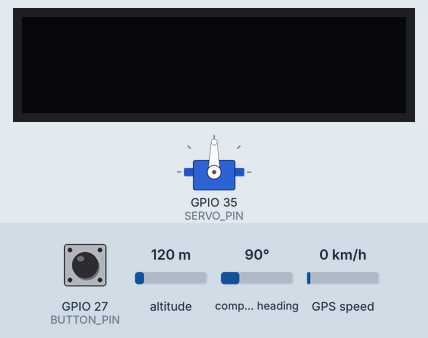
The program below on a simulated ESP32. Parts: servo, 128×32 one-colour display. The test bench sets the inputs (shaded band); at power-on: GPIO 27 (BUTTON_PIN) LOW, altitude 120 m, compass heading 90°, GPS speed 0 km/h. Storage starts empty; EEPROM starts erased; the GPS gets a fix after 3 s at 37.7749, -122.4194 with 8 satellites.

Above: at 2.2 s.
2.3 s: GPIO 27 (BUTTON_PIN) pulled HIGH for 3.2 s
At 3.6 s:
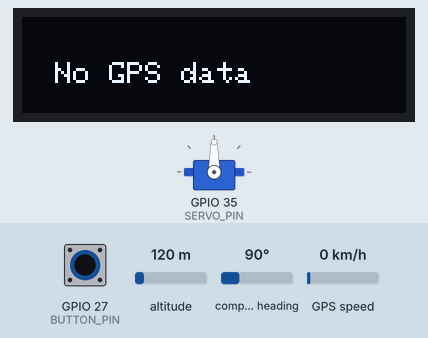
7.0 s: GPIO 27 (BUTTON_PIN) pulsed HIGH 2 times (0.12 s each, 0.3 s apart)
At 8.6 s:
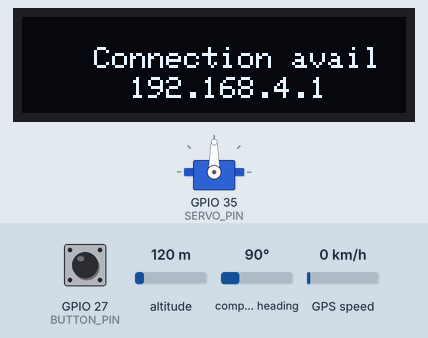
9.1 s: GPIO 27 (BUTTON_PIN) pulsed HIGH 5 times (0.12 s each, 0.3 s apart)
At 10.0 s:
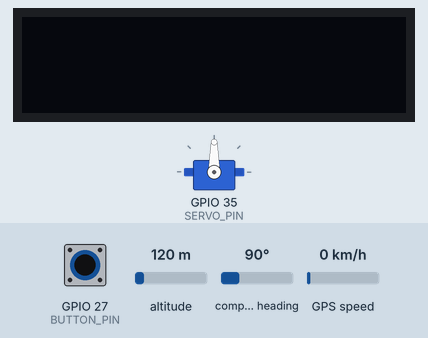
Timing chart, 0 to 12.1 s (numbered marks = the images above; inputs shaded):
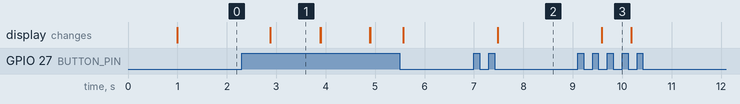

Measured:
- after the input at 2.3 s, the display: changes after 0.58 s (image 1)
- after the input at 7.0 s, the display: changes after 0.48 s (image 2)
- after the input at 9.1 s, the display: changes after 0.48 s (image 3)
- what the display in image 1 shows lasts 1.0 s, from 2.9 s to 3.9 s

The program:

main.cpp
```cpp
#include "config.h"
#include "nvs.h"
#include "oled.h"
#include "server.h"

#include <Arduino.h>
#include <ESP32Servo.h>
#include <HardwareSerial.h>
#include <OneButton.h>
#include <TinyGPS++.h>

void toggleServer();
void lock();
void unlock();
void displayInfo();
void displaySleep();
void printData();
void printNoData();
double distFromTgt(double currLat, double currLng);

TinyGPSPlus gps;
HardwareSerial gpsSerial(2);
Servo servo;
OneButton button(BUTTON_PIN, false, false);

bool wifiConnected = false;

double targetLat;
double targetLng;
double targetRange;

void setup() {
    lock();
    gpsSerial.begin(GPS_BAUD, SERIAL_8N1, GPS_RX_PIN, GPS_TX_PIN);
    oledInit();

    button.setPressTicks(500);
    button.attachDoubleClick(toggleServer);
    button.attachDuringLongPress(displayInfo);
    button.attachLongPressStop(displaySleep);

    // Get initial values from nvs
    nvsBegin();
    targetLat = nvsGetTargetLat(DEFAULT_TARGET_LAT);
    targetLng = nvsGetTargetLng(DEFAULT_TARGET_LNG);
    targetRange = nvsGetTargetRange(DEFAULT_TARGET_RANGE);
    nvsEnd();
}

void loop() {
    button.tick();
}

/**
 * Initializes WiFi network.
 */
void toggleServer() {
    if (!wifiConnected) {
        wifiConnected = true;
        serverSetup();
    } else {
        wifiConnected = false;
        serverClose();
    }
}

/**
 * Display location and distance from target, if available.
 */
void displayInfo() {
    // Do not display location when connected
    if(wifiConnected) {
        return;
    }
    bool avail = false;
    // Check if valid gps location is available.
    while (gpsSerial.available() > 0) {
        if (gps.encode(gpsSerial.read())) {
            if (gps.location.isValid()) {
                avail = true;
            }
        }
    }
    if (avail) {
        printData();
    } else {
        printNoData();
    }
}

/**
 * Turns display off.
 */
void displaySleep() {
    if(wifiConnected) {
        return;
    }
    oledSleep();
}

/**
 * Locks the box.
 */
void lock() {
    servo.attach(SERVO_PIN);
    servo.write(90);
    delay(1000);
    servo.detach();
}

/**
 * Unlocks the box.
 */
void unlock() {
    servo.attach(SERVO_PIN);
    servo.write(0);
    delay(1000);
    servo.detach();
    exit(0);
}

/**
 * Print current location and distance from target.
 */
void printData() {
    const double lat = gps.location.lat();
    const double lng = gps.location.lng();
    const double dist = distFromTgt(lat, lng);

    oledDisplayLocation(lat, lng);
	if (dist < targetRange) {
		oledTargetReached();
	} else {
		oledDisplayDistance(dist);
	}
}

/**
 * No GPS data available.
*/
void printNoData() {
    oledNoData();
}

/**
 * Calculate distance from target location.
 * Haversine formula - https://en.wikipedia.org/wiki/Haversine_formula
*/
double distFromTgt(double currLat, double currLng) {
    double lat1 = radians(currLat);
	double lng1 = radians(currLng);
    double lat2 = radians(targetLat);
	double lng2 = radians(targetLng);
    double a = 0.5 - cos(lat2 - lat1) / 2.0 + cos(lat1) * cos(lat2) *
            (1 - cos(lng2 - lng1)) / 2.0;
    return (2 * RADIUS * asin(sqrt(a)));
}
```

nvs.h
```cpp
#ifndef NVS_H
#define NVS_H

#define TARGET_LAT_KEY "target_lat"
#define TARGET_LNG_KEY "target_lng"
#define TARGET_RANGE_KEY "target_range"

void nvsBegin();
void nvsEnd();
double nvsGetTargetLat(double defaultLat);
double nvsGetTargetLng(double defaultLng);
double nvsGetTargetRange(double defaultRange);
void nvsSetTargetLat(double lat);
void nvsSetTargetLng(double lng);
void nvsSetTargetRange(double range);

#endif
```

oled.h
```cpp
#ifndef OLED_H
#define OLED_H

#include <WString.h>

void oledInit();
void oledReset();
void oledDisplayLocation(const double lat, const double lng);
void oledDisplayDistance(const double dist);
void oledTargetReached();
void oledNoData();
void oledDisplayWiFi(const char *ip, bool connected);
void oledSleep();

#endif
```

server.h
```cpp
#ifndef SERVER_H
#define SERVER_H

void serverSetup();
void serverClose();

#endif
```

nvs.cpp
```cpp
#include "nvs.h"

#include <Preferences.h>

Preferences preferences;

void nvsBegin() {
    preferences.begin("box", false);
}

void nvsEnd() {
    preferences.end();
}

double nvsGetTargetLat(double defaultLat) {
    return preferences.getDouble(TARGET_LAT_KEY, defaultLat);
}

double nvsGetTargetLng(double defaultLng) {
    return preferences.getDouble(TARGET_LNG_KEY, defaultLng);
}

double nvsGetTargetRange(double defaultRange) {
    return preferences.getDouble(TARGET_RANGE_KEY, defaultRange);
}

void nvsSetTargetLat(double lat) {
    preferences.putDouble(TARGET_LAT_KEY, lat);
}

void nvsSetTargetLng(double lng) {
    preferences.putDouble(TARGET_LNG_KEY, lng);
}

void nvsSetTargetRange(double range) {
    preferences.putDouble(TARGET_RANGE_KEY, range);
}
```

oled.cpp
```cpp
#include "oled.h"
#include "config.h"

#include <Adafruit_GFX.h>
#include <Adafruit_SSD1306.h>
#include <Wire.h>

Adafruit_SSD1306 oled(OLED_WIDTH, OLED_HEIGHT, &Wire, -1);
const int charWidth = 5, charHeight = 7;

int centerAlign(int length) {
    return (OLED_WIDTH - charWidth * length) / 2;
}

void oledInit() {
    oled.begin(SSD1306_SWITCHCAPVCC, 0x3C);
    oledSleep();
}

void oledReset() {
    oled.clearDisplay();
    oled.setTextSize(1);
    oled.setTextColor(WHITE);
}

void oledDisplayLocation(const double lat, const double lng) {
    oledReset();

    // Print latitude
    oled.setCursor(15, 5);
    oled.print("LAT: ");
    oled.setCursor(50, 5);
    oled.print(lat, ROUND_COORD);

    // Print longitude
    oled.setCursor(15, 15);
    oled.print("LNG: ");
    oled.setCursor(50, 15);
    oled.print(lng, ROUND_COORD);
}

void oledDisplayDistance(const double dist) {
    oled.setCursor(15, 25);
    oled.print("DIST: ");
    oled.setCursor(50, 25);
    oled.print(dist, ROUND_DIST);
    oled.print("m");
    oled.display();
}

void oledTargetReached() {
    String msg = "Location reached!";
    oled.setCursor(centerAlign(msg.length()), 25);
    oled.print(msg);
    oled.display();
}

void oledNoData() {
    oledReset();
    String msg = "No GPS data";
    oled.setCursor(msg.length(), 15);
    oled.print(msg);
    oled.display();
}

void oledDisplayWiFi(const char *ip, bool connected) {
    oled.clearDisplay();
    String msg = "Connection avail";
    oled.setCursor(centerAlign(msg.length()), 10);
    oled.print(msg);
    oled.setCursor(centerAlign(strlen(ip)), 20);
    oled.print(ip);
    oled.display();
}

void oledSleep() {
    oled.clearDisplay();
    oled.display();
}
```

server.cpp
```cpp
#include "server.h"
#include "config.h"
#include "nvs.h"
#include "oled.h"

#include <AsyncTCP.h>
#include <ESPAsyncWebServer.h>
#include <SPIFFS.h>
#include <WiFi.h>

enum Parameter {
    PARAM_LAT,
    PARAM_LNG,
    PARAM_RANGE
};

String processor(const String &str);
bool writeChange(Parameter parameter, const char *str);
void notFound(AsyncWebServerRequest *request);

AsyncWebServer server(80);
String request;

/**
 * Set up webserver.
 */
void serverSetup() {
    oledReset();
    WiFi.softAP(NETWORK_SSID, PASSWORD, 1, 0, 1, false);
    oledDisplayWiFi(WiFi.softAPIP().toString().c_str(), false);
    SPIFFS.begin();
    nvsBegin();

    server.on("/", HTTP_GET, [](AsyncWebServerRequest *request) {
        request->send(SPIFFS, "/index.html", "text/html", false, processor);
    });

    server.on("/get", HTTP_GET, [] (AsyncWebServerRequest *request) {
        if (request->hasParam(TARGET_LAT_KEY)) {
            writeChange(PARAM_LAT,
                        request->getParam(TARGET_LAT_KEY)->value().c_str());
        }
        if (request->hasParam(TARGET_LNG_KEY)) {
            writeChange(PARAM_LNG,
                        request->getParam(TARGET_LNG_KEY)->value().c_str());
        }
        if (request->hasParam(TARGET_RANGE_KEY)) {
            writeChange(PARAM_RANGE,
                        request->getParam(TARGET_RANGE_KEY)->value().c_str());
        }
        request->redirect("/");
    });
    server.onNotFound(notFound);
    server.begin();
}

/**
 * Template processor. Replaces placeholder values in HTML file.
 */
String processor(const String &str) {
    if (str == "target_lat") {
        return String(nvsGetTargetLat(DEFAULT_TARGET_LAT), ROUND_COORD);
    } else if (str == "target_lng") {
        return String(nvsGetTargetLng(DEFAULT_TARGET_LNG), ROUND_COORD);
    } else if (str == "target_range") {
        return String(nvsGetTargetRange(DEFAULT_TARGET_RANGE), ROUND_DIST);
    }
    return String();
}

/**
 * Writes valid changes to NVS.
 */
bool writeChange(Parameter param, const char *str) {
    char* end = 0;
    double value = strtod(str, &end);
    if(*end != '\0' || end == str) {
        return false;
    }

    if (param == PARAM_LAT) {
        nvsSetTargetLat(value);
        targetLat = value;
    } else if (param == PARAM_LNG) {
        nvsSetTargetLng(value);
        targetLng = value;
    } else if (param == PARAM_RANGE) {
        nvsSetTargetRange(value);
        targetRange = value;
    }
    return true;
}

/**
 * Invalid request.
 */
void notFound(AsyncWebServerRequest *request) {
    request->send(404, "text/plain", "Page not found");
}

/**
 * Closes webserver.
 */
void serverClose() {
    server.end();
    nvsEnd();
    oledSleep();
}
```

config.h
```cpp
#ifndef CONFIG_H
#define CONFIG_H

#define NETWORK_SSID "box"
#define PASSWORD "01234567"

#define OLED_WIDTH 128
#define OLED_HEIGHT 32

#define GPS_BAUD 9600

#define GPS_RX_PIN 16
#define GPS_TX_PIN 17
#define SERVO_PIN 35
#define BUTTON_PIN 27

#define RADIUS 6371000.0   // radius of the Earth used in distance calculation
#define ROUND_COORD 6
#define ROUND_DIST 1

#define DEFAULT_TARGET_LAT 30.327178
#define DEFAULT_TARGET_LNG -97.808992
#define DEFAULT_TARGET_RANGE 500.0

extern double targetLat;
extern double targetLng;
extern double targetRange;

#endif
```
